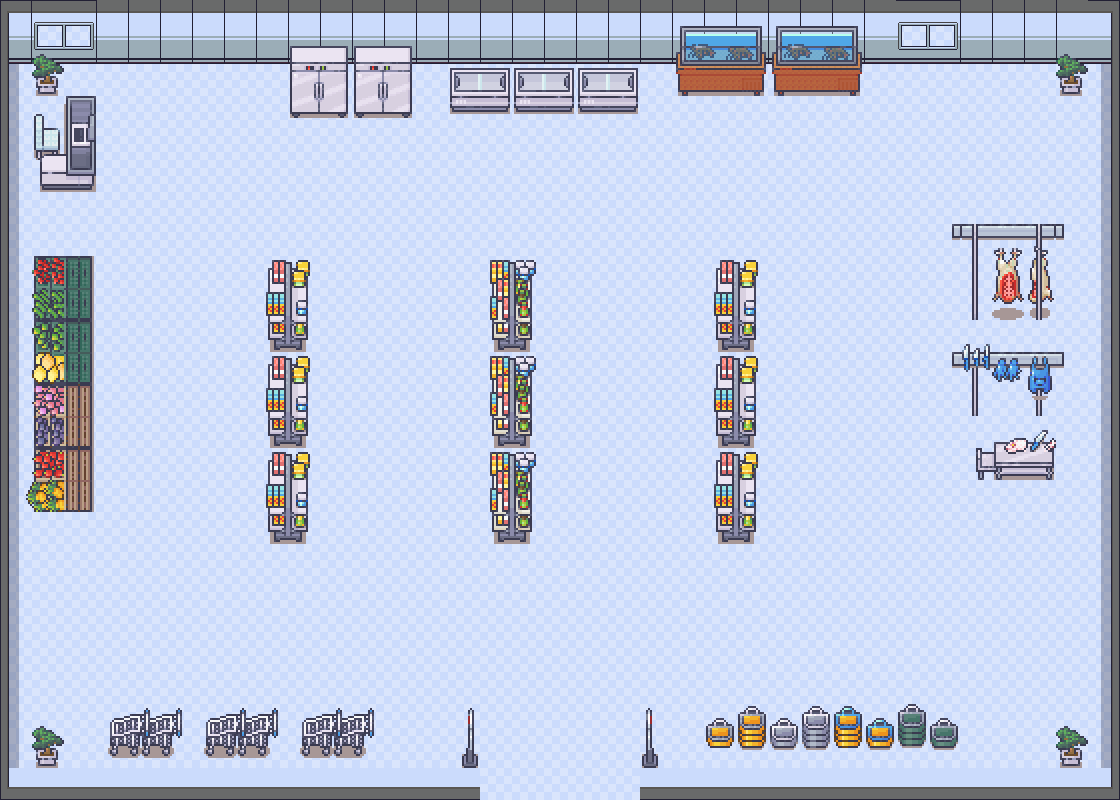

Below is a game level as drawn by its tile map, then a one-line description and the .tmx that defines it (tile-layer data replaced by summaries):
An orthogonal 35x25 tile map with 32x32 px tiles, 3 tile layers (road, building, item), 3 tilesets and 6 objects (start, key4, key5, key6, love6, ...).

<map version="1.9" tiledversion="1.9.2" orientation="orthogonal" renderorder="right-down" width="35" height="25" tilewidth="32" tileheight="32" infinite="0" nextlayerid="5" nextobjectid="10">
 <editorsettings>
  <export target="market.tmj" format="json" />
 </editorsettings>
 <tileset firstgid="1" name="market" tilewidth="32" tileheight="32" tilecount="2496" columns="32">
  <image source="market.png" width="1024" height="2496" />
 </tileset>
 <tileset firstgid="2497" name="gather_interior_walls_1.6" tilewidth="32" tileheight="32" tilecount="8025" columns="25">
  <image source="gather_interior_walls_1.6.png" width="800" height="10272" />
 </tileset>
 <tileset firstgid="10522" name="gather_floors_2_exploration" tilewidth="32" tileheight="32" tilecount="8160" columns="60">
  <image source="gather_floors_2_exploration.png" width="1920" height="4352" />
 </tileset>
 <objectgroup id="4" name="objectlayer">
  <object id="4" name="start" x="557.469" y="676.48">
   <point />
  </object>
  <object id="5" name="key4" x="977.636" y="86.263">
   <point />
  </object>
  <object id="6" name="key5" x="143.547" y="88.5535">
   <point />
  </object>
  <object id="7" name="key6" x="627.09" y="374.861">
   <point />
  </object>
  <object id="8" name="love6" x="1068.84" y="532.33">
   <point />
  </object>
  <object id="9" name="love7" x="102.855" y="228.891">
   <point />
  </object>
 </objectgroup>
 <layer id="1" name="road" width="35" height="25">
  <data>[875 cells, 875 non-empty, 1 distinct tile ids]</data>
 </layer>
 <layer id="2" name="building" width="35" height="25">
  <data>[875 cells, 198 non-empty, 41 distinct tile ids]</data>
 </layer>
 <layer id="3" name="item" width="35" height="25">
  <data>[875 cells, 165 non-empty, 90 distinct tile ids]</data>
 </layer>
</map>
